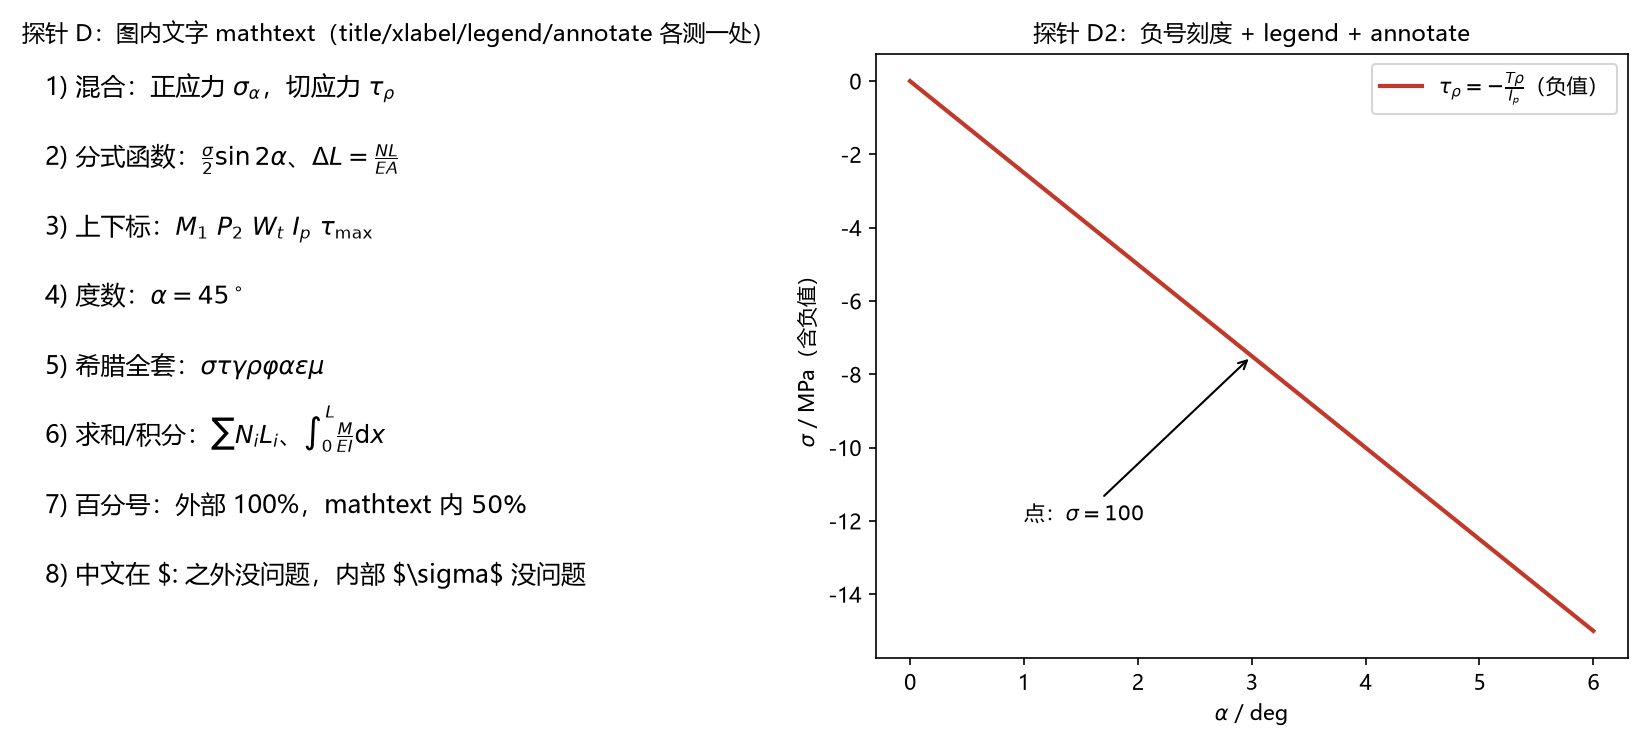

The Python source for this figure:
# =====================================================================
# 秒级探针：matplotlib mathtext + 中文 + SVG + GBK 的边界行为
# 目的：把"图内 mathtext 书写"的经验从'靠运气'变成'有实测依据'。
# 只做测量，不改课程产物；输出写在本目录 _probe/ 下。
# 规模纪律：总耗时 < 10 秒。
# ---------------------------------------------------------------------
# 实测结论（2026-10-08；Windows / stdout=gbk / matplotlib Agg / svg.fonttype=path）：
#  [1] mathtext 在 text/title/xlabel/ylabel/legend/annotate/ticklabel 全支持：
#      希腊字母、上下标、\frac、\sin\cos\max、\sum\int、^\circ 均正常。
#  [2] 中文放进 $...$ 内 -> 缺字形，渲染成替身符号（空框），仅打印
#      "Font 'rm' does not have a glyph" 告警、不报错。规则：中文一律放 $...$ 之外。
#  [3] `%` 在 mathtext 内不转义 -> 直接 ValueError/ParseException（本次唯一硬报错）。
#      规则：mathtext 内写 \%。
#  [4] `$` 未配对（多/少一个）-> 不报错，整串按字面显示（\sigma 原样出现）——
#      静默错误，比报错更坑。规则：交付前数 $ 是否偶数。
#  [5] SVG(fonttype=path)：font-family 出现 0 次、全部转 <path>（含 mathtext）
#      -> 成品零字体依赖。
#  [6] GBK 控制台：希腊字母 σ τ α Δ φ 与 ° ≤ → 均可编码；但 ₁ ² 等上下标
#      unicode 不可编码（UnicodeEncodeError）。规则：print 保持 ASCII 转写，
#      尤其不打印上下标 unicode。
# 诊断图：mathtext_probe.png / _cjk_in_math.png（中文进数学模式）/ _unmatched_dollar.png
# =====================================================================
import os
import sys

import matplotlib
matplotlib.use("Agg")
import matplotlib.pyplot as plt

matplotlib.rcParams["font.sans-serif"] = ["Microsoft YaHei", "SimHei", "DejaVu Sans"]
matplotlib.rcParams["font.family"] = "sans-serif"
matplotlib.rcParams["axes.unicode_minus"] = False
matplotlib.rcParams["svg.fonttype"] = "path"

HERE = os.path.dirname(os.path.abspath(__file__))
print("stdout encoding =", sys.stdout.encoding)

# ---------------------------------------------------------------------
print("\n=== 探针 A：GBK 控制台能编码哪些符号（GBK 纪律的边界）===")
for s in ["sigma", "σ", "τ", "α", "Δ", "φ", "°", "≤", "→", "M₁", "x²"]:
    cp = "U+%04X" % ord(s[0])
    try:
        s.encode(sys.stdout.encoding)
        print("  [可编码]   %s  %s" % (cp, s))
    except UnicodeEncodeError:
        print("  [不可编码] %s  （当前控制台缺此字形）" % cp)

# ---------------------------------------------------------------------
print("\n=== 探针 B：未配对的 $ 会怎样 ===")
try:
    f = plt.figure()
    f.text(0.1, 0.5, r"坏串 $ \sigma")            # 单边 $
    f.savefig(os.path.join(HERE, "_unmatched_dollar.png"))
    plt.close(f)
    print("  未配对 $：渲染未抛异常（见 _unmatched_dollar.png）")
except Exception as e:
    print("  未配对 $：抛异常 -> %r" % e)

# ---------------------------------------------------------------------
print("\n=== 探针 C：中文放进 $...$ 内部会怎样 ===")
try:
    f = plt.figure()
    f.text(0.1, 0.5, r"$\sigma_{中文}$ 与 $\mathrm{中文}$")
    f.savefig(os.path.join(HERE, "_cjk_in_math.png"))
    plt.close(f)
    print("  中文进数学模式：渲染未抛异常（见 _cjk_in_math.png，看是否缺字形）")
except Exception as e:
    print("  中文进数学模式：抛异常 -> %r" % e)

# ---------------------------------------------------------------------
print("\n=== 探针 D：各类 artist + 各种 mathtext 语法 ===")
fig, (ax, ax2) = plt.subplots(1, 2, figsize=(11, 5))
ax.axis("off")
ax.set_xlim(0, 10)
ax.set_ylim(0, 10)
cases = [
    r"1) 混合：正应力 $\sigma_\alpha$，切应力 $\tau_\rho$",
    r"2) 分式函数：$\frac{\sigma}{2}\sin 2\alpha$、$\Delta L=\frac{NL}{EA}$",
    r"3) 上下标：$M_1\ P_2\ W_t\ I_p\ \tau_{\max}$",
    r"4) 度数：$\alpha=45^\circ$",
    r"5) 希腊全套：$\sigma\tau\gamma\rho\varphi\alpha\varepsilon\mu$",
    r"6) 求和/积分：$\sum N_i L_i$、$\int_0^L \frac{M}{EI}\mathrm{d}x$",
    r"7) 百分号：外部 100%，mathtext 内 $50\%$",
    r"8) 中文在 $: 之外没问题，内部 $\sigma$ 没问题",
]
y = 9.3
for c in cases:
    ax.text(0.3, y, c, fontsize=12)
    y -= 1.15
ax.set_title(r"探针 D：图内文字 mathtext（title/xlabel/legend/annotate 各测一处）", fontsize=11)
ax.set_xlabel(r"x 轴：$\sigma$ / MPa")
ax.set_ylabel(r"y 轴：$\tau$ / MPa")

# ax2：负号刻度 + legend + annotate
import numpy as np
xs = np.linspace(0, 6, 50)
ax2.plot(xs, -2.5 * xs, color="#c0392b", lw=2, label=r"$\tau_\rho = -\frac{T\rho}{I_p}$（负值）")
ax2.legend(fontsize=10)
ax2.annotate(r"点：$\sigma=100$", xy=(3, -7.5), xytext=(1, -12), fontsize=10,
             arrowprops=dict(arrowstyle="->"))
ax2.set_title(r"探针 D2：负号刻度 + legend + annotate", fontsize=11)
ax2.set_xlabel(r"$\alpha$ / deg")
ax2.set_ylabel(r"$\sigma$ / MPa（含负值）")

for stem in ["mathtext_probe", "mathtext_probe"]:
    fig.tight_layout()
    fig.savefig(os.path.join(HERE, stem + ".png"), dpi=150)
    fig.savefig(os.path.join(HERE, stem + ".svg"))
plt.close(fig)
print("  已保存 mathtext_probe.png / .svg")

# ---------------------------------------------------------------------
print("\n=== 探针 E：SVG(fonttype=path) 里是否仍引用字体 ===")
svg_txt = open(os.path.join(HERE, "mathtext_probe.svg"), encoding="utf-8").read()
print("  font-family 出现次数：", svg_txt.count("font-family"))
print("  <path 元素数量（文字转路径的旁证）：", svg_txt.count("<path"))

# ---------------------------------------------------------------------
print("\n=== 探针 F：`%` 在 mathtext 内是否需要转义 ===")
# 正确写法：转义 \%
f = plt.figure()
f.text(0.1, 0.6, r"正确（转义）：$50\%$")
f.savefig(os.path.join(HERE, "_percent_ok.png"))
plt.close(f)
print("  已保存 _percent_ok.png（转义写法，供目检）")
# 错误写法：不转义 -> 硬报错（在 savefig 渲染时抛，故无法出图）
try:
    f = plt.figure()
    f.text(0.1, 0.6, r"错误（未转义）：$50%$")
    f.savefig(os.path.join(HERE, "_percent_bad.png"))
    plt.close(f)
    print("  未转义：未报错（？？）")
except Exception as e:
    print("  未转义：抛异常 -> %r（无法出图，这正是问题所在）" % e)

print("\n[DONE] 探针完成。")
